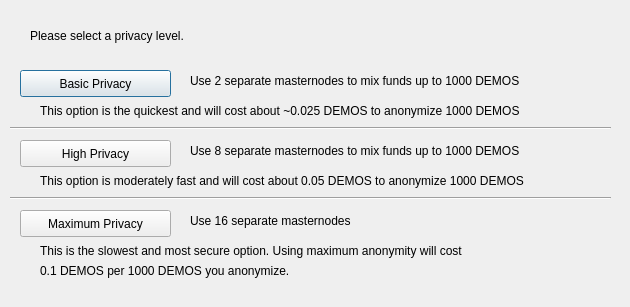
<?xml version="1.0" encoding="UTF-8"?>
<ui version="4.0">
 <class>DarksendConfig</class>
 <widget class="QDialog" name="DarksendConfig">
  <property name="geometry">
   <rect>
    <x>0</x>
    <y>0</y>
    <width>630</width>
    <height>307</height>
   </rect>
  </property>
  <property name="windowTitle">
   <string>Configure PrivateSend</string>
  </property>
  <widget class="QPushButton" name="buttonBasic">
   <property name="geometry">
    <rect>
     <x>20</x>
     <y>70</y>
     <width>151</width>
     <height>27</height>
    </rect>
   </property>
   <property name="text">
    <string>Basic Privacy</string>
   </property>
  </widget>
  <widget class="QPushButton" name="buttonHigh">
   <property name="geometry">
    <rect>
     <x>20</x>
     <y>140</y>
     <width>151</width>
     <height>27</height>
    </rect>
   </property>
   <property name="text">
    <string>High Privacy</string>
   </property>
  </widget>
  <widget class="QPushButton" name="buttonMax">
   <property name="geometry">
    <rect>
     <x>20</x>
     <y>210</y>
     <width>151</width>
     <height>27</height>
    </rect>
   </property>
   <property name="text">
    <string>Maximum Privacy</string>
   </property>
  </widget>
  <widget class="QLabel" name="label">
   <property name="geometry">
    <rect>
     <x>30</x>
     <y>20</y>
     <width>571</width>
     <height>31</height>
    </rect>
   </property>
   <property name="text">
    <string>Please select a privacy level.</string>
   </property>
  </widget>
  <widget class="QLabel" name="label_2">
   <property name="geometry">
    <rect>
     <x>190</x>
     <y>70</y>
     <width>421</width>
     <height>21</height>
    </rect>
   </property>
   <property name="text">
    <string>Use 2 separate masternodes to mix funds up to 1000 DEMOS</string>
   </property>
  </widget>
  <widget class="QLabel" name="label_3">
   <property name="geometry">
    <rect>
     <x>190</x>
     <y>140</y>
     <width>411</width>
     <height>21</height>
    </rect>
   </property>
   <property name="text">
    <string>Use 8 separate masternodes to mix funds up to 1000 DEMOS</string>
   </property>
  </widget>
  <widget class="QLabel" name="label_4">
   <property name="geometry">
    <rect>
     <x>190</x>
     <y>210</y>
     <width>421</width>
     <height>21</height>
    </rect>
   </property>
   <property name="text">
    <string>Use 16 separate masternodes</string>
   </property>
  </widget>
  <widget class="QLabel" name="label_6">
   <property name="geometry">
    <rect>
     <x>40</x>
     <y>100</y>
     <width>561</width>
     <height>21</height>
    </rect>
   </property>
   <property name="text">
    <string>This option is the quickest and will cost about ~0.025 DEMOS to anonymize 1000 DEMOS</string>
   </property>
  </widget>
  <widget class="QLabel" name="label_7">
   <property name="geometry">
    <rect>
     <x>40</x>
     <y>170</y>
     <width>561</width>
     <height>21</height>
    </rect>
   </property>
   <property name="text">
    <string>This option is moderately fast and will cost about 0.05 DEMOS to anonymize 1000 DEMOS</string>
   </property>
  </widget>
  <widget class="QLabel" name="label_8">
   <property name="geometry">
    <rect>
     <x>40</x>
     <y>240</y>
     <width>561</width>
     <height>21</height>
    </rect>
   </property>
   <property name="text">
    <string>This is the slowest and most secure option. Using maximum anonymity will cost</string>
   </property>
  </widget>
  <widget class="QLabel" name="label_9">
   <property name="geometry">
    <rect>
     <x>40</x>
     <y>260</y>
     <width>561</width>
     <height>21</height>
    </rect>
   </property>
   <property name="text">
    <string>0.1 DEMOS per 1000 DEMOS you anonymize.</string>
   </property>
  </widget>
  <widget class="Line" name="line">
   <property name="geometry">
    <rect>
     <x>10</x>
     <y>120</y>
     <width>601</width>
     <height>16</height>
    </rect>
   </property>
   <property name="orientation">
    <enum>Qt::Horizontal</enum>
   </property>
  </widget>
  <widget class="Line" name="line_2">
   <property name="geometry">
    <rect>
     <x>10</x>
     <y>190</y>
     <width>601</width>
     <height>16</height>
    </rect>
   </property>
   <property name="orientation">
    <enum>Qt::Horizontal</enum>
   </property>
  </widget>
 </widget>
 <resources/>
 <connections/>
</ui>
